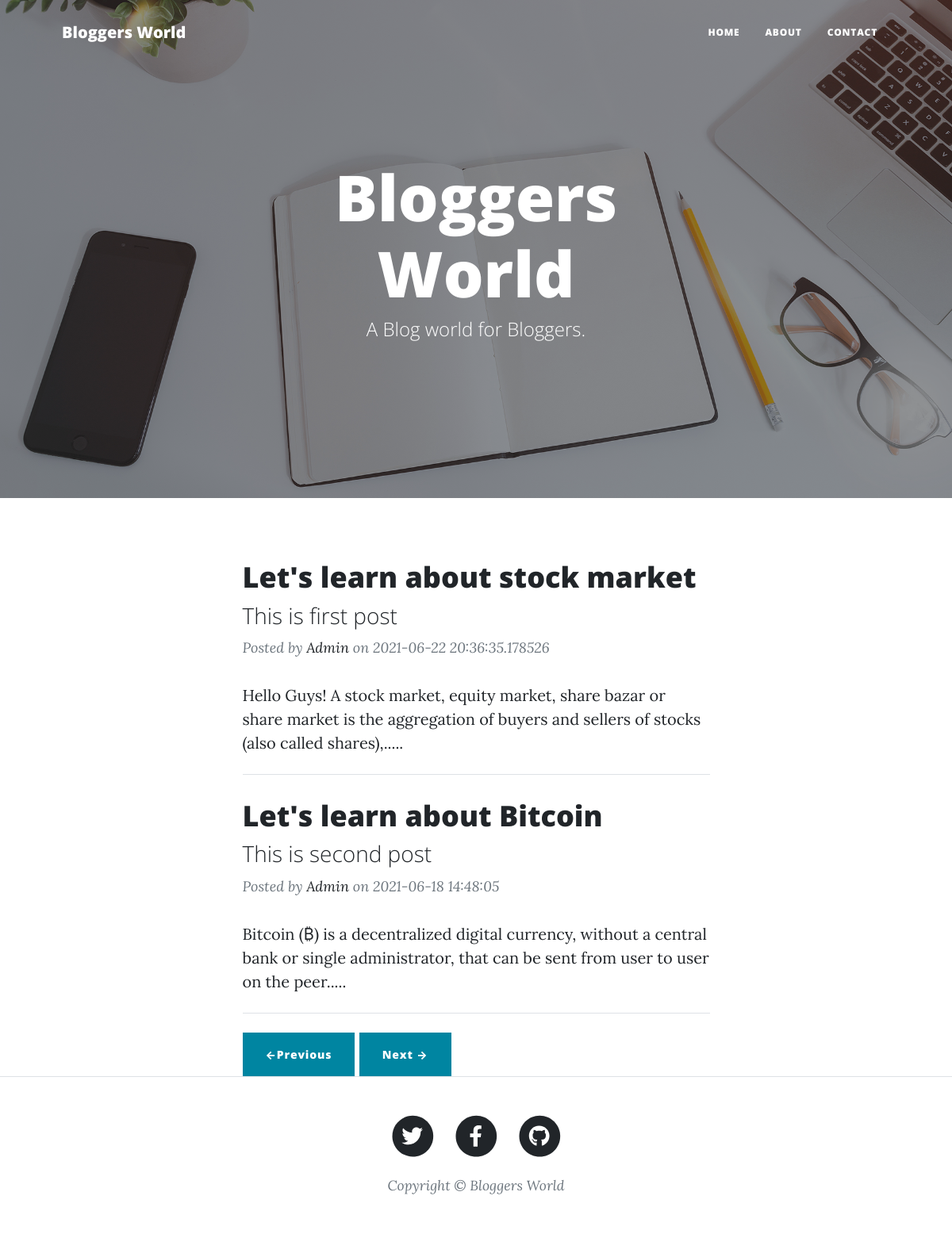
The page / on the database its author committed.
### main.py (models this page shows)
class Posts(db.Model):
    s_no=db.Column(db.Integer, primary_key=True)
    title=db.Column(db.String(80), nullable=False)
    content=db.Column(db.String(12), nullable=False)
    tagline=db.Column(db.String(22), nullable=False)
    date=db.Column(db.String(80), nullable=False)
    slug=db.Column(db.String(12), nullable=True)

### main.py (the view)
@app.route("/")
def home():
    posts=Posts.query.filter_by().all()
    last=math.ceil(len(posts)/int(params['no_of_posts']))
    page=request.args.get('page')
    if(not str(page).isnumeric()):
        page=1
    page=int(page)
    posts=posts[(page-1)*int(params['no_of_posts']): (page-1)*int(params['no_of_posts']) + int(params['no_of_posts'])]
    if(page==1):
        prev="#"
        next="/?page=" + str(page+1)
    elif(page==last):
        prev="/?page=" + str(page-1)
        next="#"
    else:
        prev="/?page=" + str(page-1)
        next="/?page=" + str(page+1)
    return render_template("index.html", params=params, posts=posts, prev=prev, next=next)

### templates/index.html (shortened to what this page needs)
{% extends "layout.html" %}
{% block body %}
        <header class="masthead" style="background-image: url('{{ url_for('static', filename='assets/img/home-bg.jpg')}}')">
            <div class="container position-relative px-4 px-lg-5">
                <div class="row gx-4 gx-lg-5 justify-content-center">
                    <div class="col-md-10 col-lg-8 col-xl-7">
                        <div class="site-heading">
                            <h1>{{params['blog_name']}}</h1>
                            <span class="subheading">{{params['tag_line']}}</span>
                        </div>
                    </div>
                </div>
            </div>
        </header>
        <div class="container px-4 px-lg-5">
            <div class="row gx-4 gx-lg-5 justify-content-center">
                <div class="col-md-10 col-lg-8 col-xl-7">
                    {% for post in posts %}
                    <div class="post-preview">
                        <a href="post/{{post.slug}}">
                            <h2 class="post-title">{{post.title}}</h2>
                            <h3 class="post-subtitle">{{post.tagline}}</h3>
                        </a>
                        <p class="post-meta">
                            Posted by
                            <a href="#!">Admin</a>
                            on {{post.date}}
                        </p>
                    </div>
                    {{post.content[0:143]}}.....
                    <hr class="my-4" />
                    {% endfor %}
                    <div class="clearfix">
                        <a class="btn btn-primary float-left" href="{{prev}}">&larr;Previous</a>
                        <a class="btn btn-primary float-right" href="{{next}}">Next &rarr;</a>
                    </div>
                </div>
            </div>
        </div>
{% endblock %}

### templates/layout.html (shortened to what this page needs)
<!DOCTYPE html>
<html lang="en">
    <head>
        <link href="{{ url_for('static', filename='css/styles.css')}}" rel="stylesheet" />
    </head>
    <body>
        <nav class="navbar navbar-expand-lg navbar-light" id="mainNav">
            <div class="container px-4 px-lg-5">
                <a class="navbar-brand" href="/">{{params['blog_name']}}</a>
                <div class="collapse navbar-collapse" id="navbarResponsive">
                    <ul class="navbar-nav ms-auto py-4 py-lg-0">
                        <li class="nav-item"><a class="nav-link px-lg-3 py-3 py-lg-4" href="/">Home</a></li>
                        <li class="nav-item"><a class="nav-link px-lg-3 py-3 py-lg-4" href="/about">About</a></li>
                        <li class="nav-item"><a class="nav-link px-lg-3 py-3 py-lg-4" href="/contact">Contact</a></li>
                    </ul>
                </div>
            </div>
        </nav>
{% block body %} {% endblock %}
        <footer class="border-top">
            <div class="container px-4 px-lg-5">
                <div class="row gx-4 gx-lg-5 justify-content-center">
                    <div class="col-md-10 col-lg-8 col-xl-7">
                        <ul class="list-inline text-center">
                            <li class="list-inline-item">
                                <a href="{{params['tw_url']}}" target="_blank">
                                    <span class="fa-stack fa-lg">
                                        <i class="fas fa-circle fa-stack-2x"></i>
                                        <i class="fab fa-twitter fa-stack-1x fa-inverse"></i>
                                    </span>
                                </a>
                            </li>
                            <li class="list-inline-item">
                                <a href="{{params['fb_url']}}" target="_blank">
                                    <span class="fa-stack fa-lg">
                                        <i class="fas fa-circle fa-stack-2x"></i>
                                        <i class="fab fa-facebook-f fa-stack-1x fa-inverse"></i>
                                    </span>
                                </a>
                            </li>
                            <li class="list-inline-item">
                                <a href="{{params['gh_url']}}" target="_blank">
                                    <span class="fa-stack fa-lg">
                                        <i class="fas fa-circle fa-stack-2x"></i>
                                        <i class="fab fa-github fa-stack-1x fa-inverse"></i>
                                    </span>
                                </a>
                            </li>
                        </ul>
                        <div class="small text-center text-muted fst-italic">Copyright &copy; {{params['blog_name']}}</div>
                    </div>
                </div>
            </div>
        </footer>
    </body>
</html>

### rows shown on the page
Posts: title "Let's learn about stock market", tagline "This is first post", date "2021-06-22 20:36:35.178526", content "Hello Guys! A stock market, equity market, share bazar or share market is the aggregation of buyers and sellers of stocks (also called shares),"
Posts: title "Let's learn about Bitcoin", tagline "This is second post", date "2021-06-18 14:48:05", content "Bitcoin (₿) is a decentralized digital currency, without a central bank or single administrator, that can be sent from user to user on the peer"

### other values the page prints
{{ params['blog_name'] }} "Bloggers World"
{{ params['tag_line'] }} "A Blog world for Bloggers."
